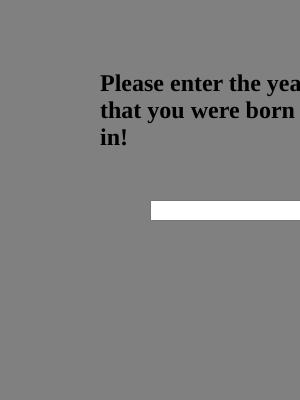
Frame 1 (no input)
Frame 60 (no input): identical to frame 1, image omitted
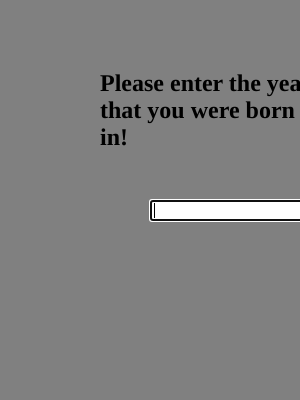
Frame 120 (the mouse pressed at the canvas centre since frame 60)

The p5.js sketch that drew these frames (run headless with seeded random() and noise() and a simulated clock; from frame 60 on, the mouse is pressed at the canvas centre):

// p5.js sketch
// ── sketch.js
function setup() {
    createCanvas(300, 400);
    background("grey");
    let input, heading;
    input = createInput();
    input.position(150, 200);
    heading = createElement('h2', "Please enter the year that you were born in!");
    heading.position(100, 50);

    ageCalculator(2009, "January");
}

function draw() {
    
}

function ageCalculator(age, beforeAfter) {
    let currentYear = 2021;
    let ageOfPerson;
    
    if(beforeAfter == "January" || beforeAfter == "February" || beforeAfter == "March" || beforeAfter == "April" || beforeAfter == "May" || beforeAfter == "June" || beforeAfter == "July") {
        ageOfPerson = currentYear - age;
    } else {
        ageOfPerson = currentYear - age - 1;
    }

    let statement = "Your age is: ";
    let afterWordStatement = " years old";
    console.log(statement + ageOfPerson + afterWordStatement);
}

ageCalculator(2009, "January");
